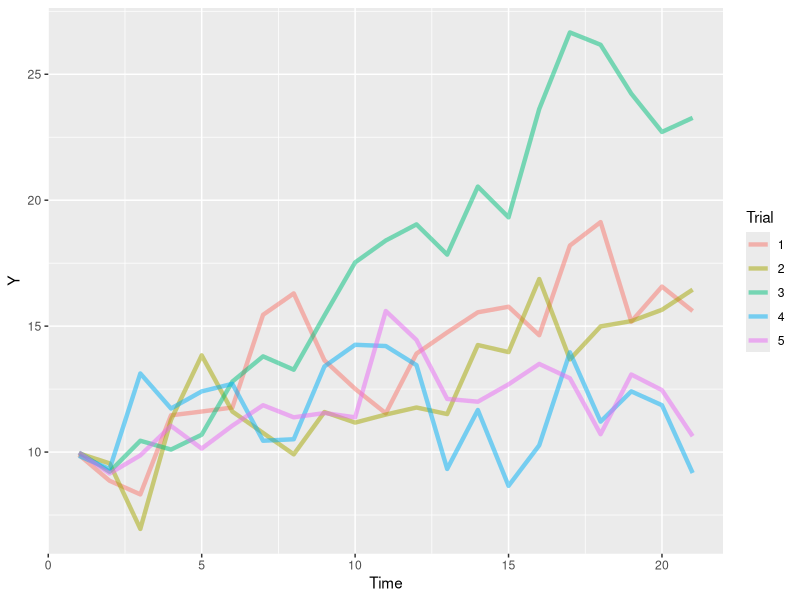
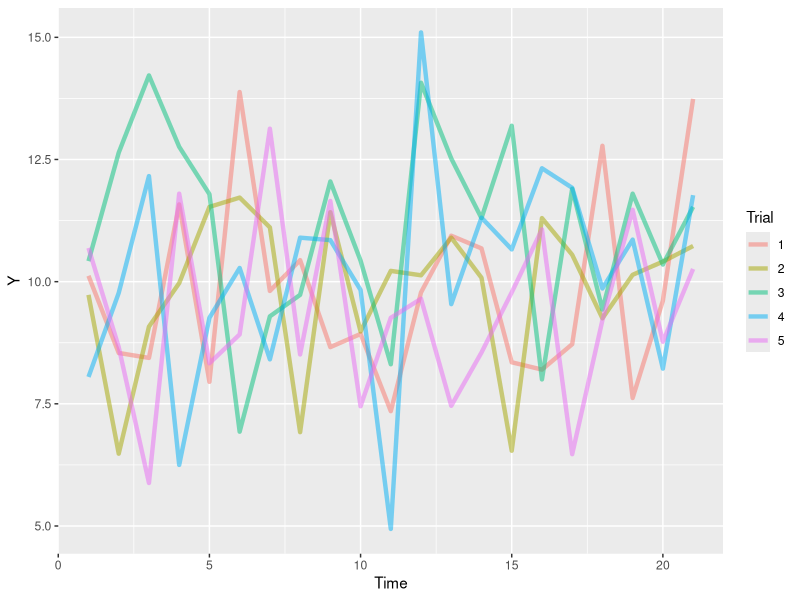

Generate these figures, in order, with R:
library(ggplot2)

set.seed(123)

SimulateSS <- function(N, T, s_mu, s_Y) {
  d <- NULL
  for (n in 1:N) {
    mu <- numeric(T)
    mu[1] <- 10
    for (t in 2:T)
      mu[t] <- rnorm(n = 1, mean = mu[t - 1], sd = s_mu)
    Y <- rnorm(n = T, mean = mu, sd = s_Y)
    d <- rbind(d, data.frame(Trial = n, Time = 1:T, Y = round(Y, 2)))
  }
  d$Trial <- as.factor(d$Trial)
  return(d)
}

d1 <- SimulateSS(N = 5, T = 21, s_mu = 2, s_Y = 0.1)
p <- ggplot(data = d1, aes(x = Time, y = Y, group = Trial, color = Trial))
p <- p + geom_line(size = 1.5, alpha = 0.5)
ggsave(file = 'fig-ex1_a.png', plot = p, dpi = 300, width = 4, height = 3)


d2 <- SimulateSS(N = 5, T = 21, s_mu = 0.1, s_Y = 2)
p <- ggplot(data = d2, aes(x = Time, y = Y, group = Trial, color = Trial))
p <- p + geom_line(size = 1.5, alpha = 0.5)
ggsave(file = 'fig-ex1_b.png', plot = p, dpi = 300, width = 4, height = 3)

